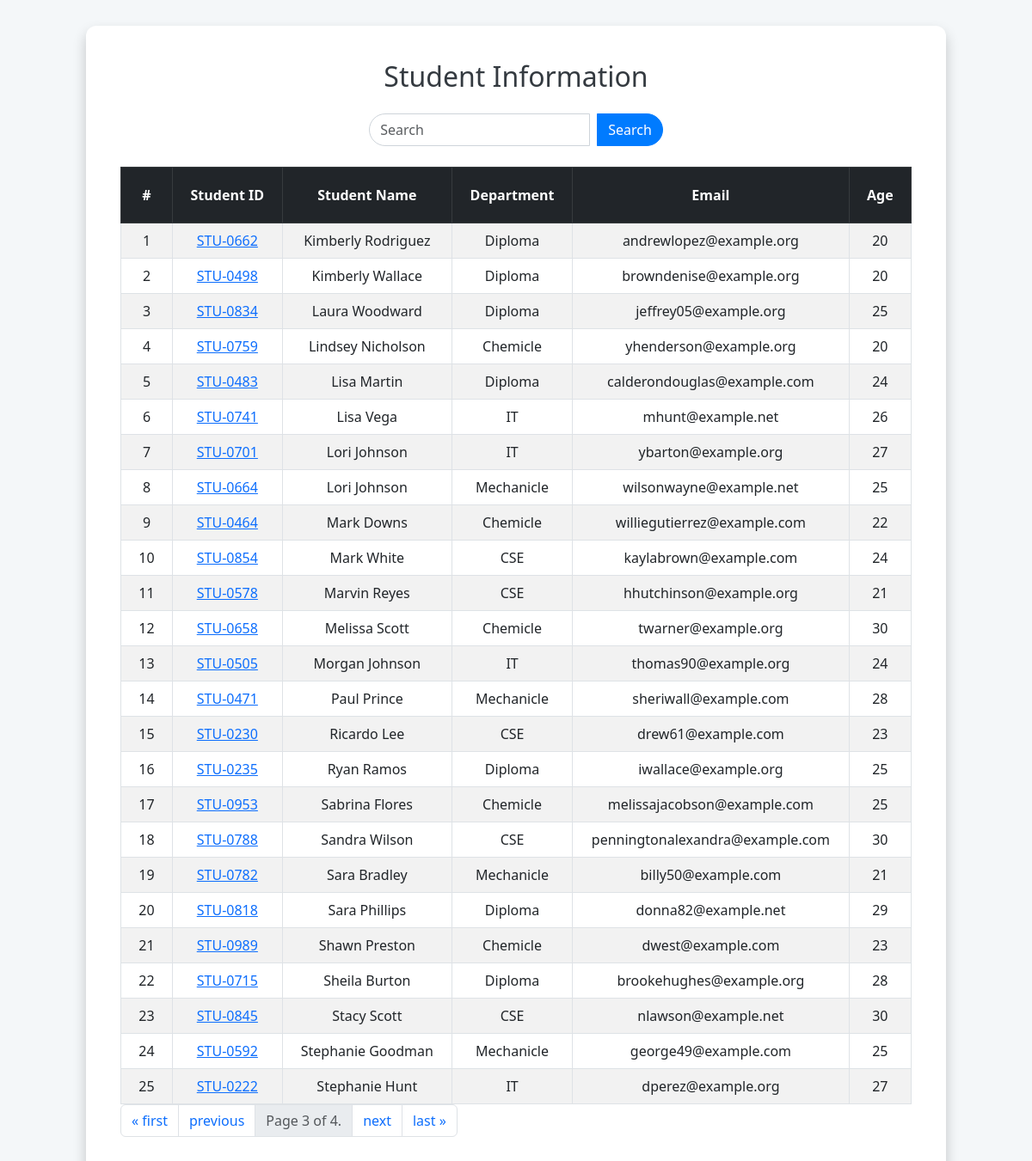
The app's page /getstudent?page=3 with its own data.
### rece/models.py (models this page shows, shortened)
class Student(models.Model):
    department = models.ForeignKey(Department, related_name="depart", on_delete=models.CASCADE)
    student_id = models.OneToOneField(StudentId, related_name="studentid", on_delete=models.SET_NULL, null=True)
    student_name = models.CharField(max_length=100)
    student_email = models.EmailField(unique=True)
    student_age = models.IntegerField(default=18)
    student_address = models.TextField()
    is_deleted = models.BooleanField(default=False)
    objects = StudentManager()
    admin_object = models.Manager()
    class Meta:
        ordering = ['student_name']
        verbose_name = "student"

class StudentId(models.Model):
    student_id = models.CharField(max_length=100)
    def __str__(self) -> str:
        return self.student_id

class Department(models.Model):
    department = models.CharField(max_length=100)
    def __str__(self) -> str:
        return self.department
    class Meta:
        ordering = ['department']

### rece/views.py (the view)
# urls.py: path("getstudent",get_student,name="getstudent"),
def get_student(request):
    queryset = Student.objects.all()
    if request.GET.get("search"):
        data = request.GET.get("search")
        queryset = queryset.filter(Q(student_name__icontains = data) | Q(department__department__icontains = data))
    paginator = Paginator(queryset, 25)
    page_number = request.GET.get("page",1)
    page_obj = paginator.get_page(page_number)
    return render(request,"student.html",{"queryset":page_obj})

### rece/models.py (called while the page is built)
    def get_queryset(self):
        return super().get_queryset().filter(is_deleted = False)

### rece/templates/student.html (shortened to what this page needs)
<!DOCTYPE html>
<html lang="en">
<head>
    <link href="https://stackpath.bootstrapcdn.com/bootstrap/5.3.0/css/bootstrap.min.css" rel="stylesheet">
    <link href="https://cdnjs.cloudflare.com/ajax/libs/bootstrap-icons/1.10.0/font/bootstrap-icons.min.css" rel="stylesheet">
</head>
<body>
    <div class="container">
        <h1 class="mb-4">Student Information</h1>
        <div class="search-bar">
            <form class="d-flex" role="search">
                <input class="form-control me-2" name="search" placeholder="Search" aria-label="Search">
                <button class="btn" type="submit">Search</button>
            </form>
        </div>
        <table class="table table-striped table-bordered">
            <thead class="table-dark text-light">
                <tr>
                    <th>#</th>
                    <th>Student ID</th>
                    <th>Student Name</th>
                    <th>Department</th>
                    <th>Email</th>
                    <th>Age</th>
                </tr>
            </thead>
            <tbody>
                {% for student in queryset %}
                <tr>
                    <td>{{ forloop.counter }}</td>
                    <td><a href="see_marks/{{student.student_id}}">{{ student.student_id }}</a></td>
                    <td>{{ student.student_name }}</td>
                    <td>{{ student.department }}</td>
                    <td>{{ student.student_email }}</td>
                    <td>{{ student.student_age }}</td>
                </tr>
                {% empty %}
                <tr>
                    <td colspan="6">No students found.</td>
                </tr>
                {% endfor %}
            </tbody>
        </table>
        <nav aria-label="Page navigation example">
            <ul class="pagination">
                {% if queryset.has_previous %}
                <li class="page-item"><a class="page-link" href="?page=1">&laquo; first</a></li>
                <li class="page-item"><a class="page-link" href="?page={{ queryset.previous_page_number }}">previous</a></li>
                {% endif %}
                <li class="page-item disabled">
                    <span class="page-link">
                        Page {{ queryset.number }} of {{ queryset.paginator.num_pages }}.
                    </span>
                </li>
                {% if queryset.has_next %}
                <li class="page-item"><a class="page-link" href="?page={{ queryset.next_page_number }}">next</a></li>
                <li class="page-item"><a class="page-link" href="?page={{ queryset.paginator.num_pages }}">last &raquo;</a></li>
                {% endif %}
            </ul>
        </nav>
    </div>
</body>
</html>

### rece/templates/student.html (style rules this page uses)
body { font-family: 'Segoe UI', Tahoma, Geneva, Verdana, sans-serif; background-color: #f4f7f9; padding: 30px; }
.container { background-color: #ffffff; padding: 40px; border-radius: 12px; box-shadow: 0 8px 16px rgba(0, 0, 0, 0.2); max-width: 1000px; margin: 0 auto; }
h1 { color: #343a40; font-size: 2rem; text-align: center; margin-bottom: 1.5rem; }
.table { margin: 0 auto; width: 100%; }
table th, table td { text-align: center; padding: 15px; }
table th { font-weight: bold; background-color: #343a40; color: #ffffff; }
table td { font-size: 1rem; }
.table-striped tbody tr:nth-of-type(odd) { background-color: #f9f9f9; }
.table td, .table th { padding-left: 20px; padding-right: 20px; }
.table thead th { padding-top: 20px; padding-bottom: 20px; }
.search-bar { margin-bottom: 1.5rem; display: flex; justify-content: center; }
.search-bar input { border-radius: 20px 0 0 20px; border: 1px solid #ced4da; box-shadow: none; transition: border-color 0.3s ease-in-out; }
.search-bar button { border-radius: 0 20px 20px 0; border: 1px solid #007bff; background-color: #007bff; color: #ffffff; transition: background-color 0.3s ease-in-out; }

### records on screen
Student: student_id "STU-0662", student_name "Kimberly Rodriguez", department "Diploma", student_email "andrewlopez@example.org", student_age "20"
Student: student_id "STU-0498", student_name "Kimberly Wallace", department "Diploma", student_email "browndenise@example.org", student_age "20"
Student: student_id "STU-0834", student_name "Laura Woodward", department "Diploma", student_email "jeffrey05@example.org", student_age "25"
Student: student_id "STU-0759", student_name "Lindsey Nicholson", department "Chemicle", student_email "yhenderson@example.org", student_age "20"
Student: student_id "STU-0483", student_name "Lisa Martin", department "Diploma", student_email "calderondouglas@example.com", student_age "24"
Student: student_id "STU-0741", student_name "Lisa Vega", department "IT", student_email "mhunt@example.net", student_age "26"
Student: student_id "STU-0701", student_name "Lori Johnson", department "IT", student_email "ybarton@example.org", student_age "27"
Student: student_id "STU-0664", student_name "Lori Johnson", department "Mechanicle", student_email "wilsonwayne@example.net", student_age "25"
Student: student_id "STU-0464", student_name "Mark Downs", department "Chemicle", student_email "williegutierrez@example.com", student_age "22"
Student: student_id "STU-0854", student_name "Mark White", department "CSE", student_email "kaylabrown@example.com", student_age "24"
Student: student_id "STU-0578", student_name "Marvin Reyes", department "CSE", student_email "hhutchinson@example.org", student_age "21"
Student: student_id "STU-0658", student_name "Melissa Scott", department "Chemicle", student_email "twarner@example.org", student_age "30"
Student: student_id "STU-0505", student_name "Morgan Johnson", department "IT", student_email "thomas90@example.org", student_age "24"
Student: student_id "STU-0471", student_name "Paul Prince", department "Mechanicle", student_email "sheriwall@example.com", student_age "28"
Student: student_id "STU-0230", student_name "Ricardo Lee", department "CSE", student_email "drew61@example.com", student_age "23"
Student: student_id "STU-0235", student_name "Ryan Ramos", department "Diploma", student_email "iwallace@example.org", student_age "25"
Student: student_id "STU-0953", student_name "Sabrina Flores", department "Chemicle", student_email "melissajacobson@example.com", student_age "25"
Student: student_id "STU-0788", student_name "Sandra Wilson", department "CSE", student_email "penningtonalexandra@example.com", student_age "30"
Student: student_id "STU-0782", student_name "Sara Bradley", department "Mechanicle", student_email "billy50@example.com", student_age "21"
Student: student_id "STU-0818", student_name "Sara Phillips", department "Diploma", student_email "donna82@example.net", student_age "29"
Student: student_id "STU-0989", student_name "Shawn Preston", department "Chemicle", student_email "dwest@example.com", student_age "23"
Student: student_id "STU-0715", student_name "Sheila Burton", department "Diploma", student_email "brookehughes@example.org", student_age "28"
Student: student_id "STU-0845", student_name "Stacy Scott", department "CSE", student_email "nlawson@example.net", student_age "30"
Student: student_id "STU-0592", student_name "Stephanie Goodman", department "Mechanicle", student_email "george49@example.com", student_age "25"
Student: student_id "STU-0222", student_name "Stephanie Hunt", department "IT", student_email "dperez@example.org", student_age "27"

### other values on screen
{{ queryset.number }} "3"
{{ queryset.paginator.num_pages }} "4"
